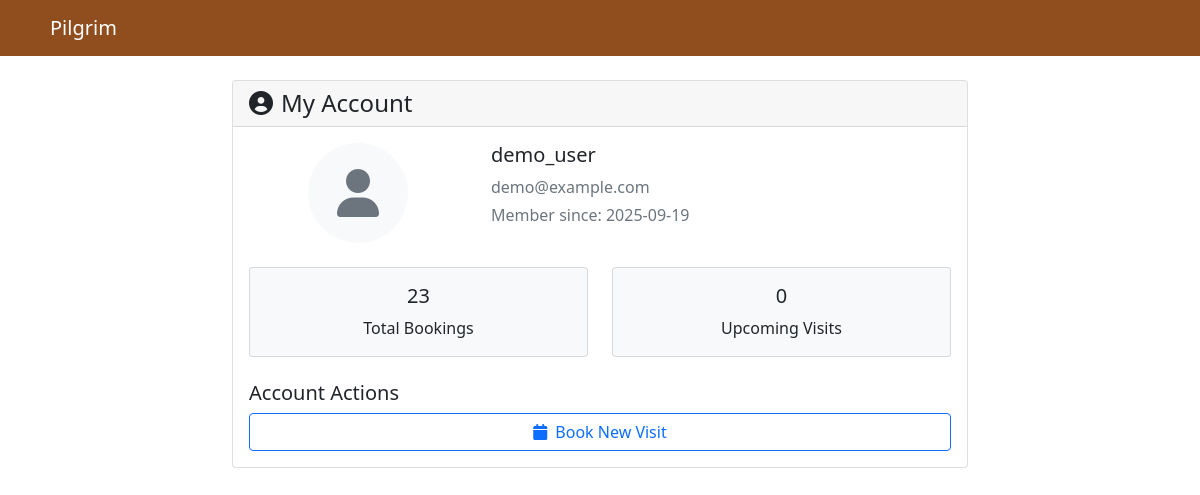
/my-account (signed in), run on an earlier commit of the app's database.
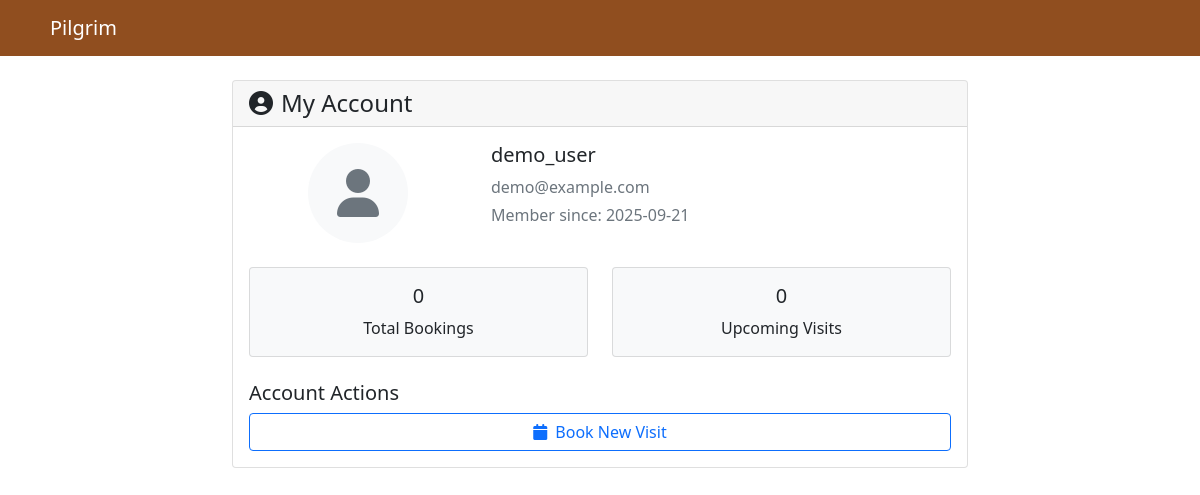
And on a later commit of the database.
### tables this page shows
CREATE TABLE users (
            id INTEGER PRIMARY KEY AUTOINCREMENT,
            username TEXT UNIQUE NOT NULL,
            email TEXT UNIQUE NOT NULL,
            password_hash TEXT,
            created_at TEXT
        );

### app.py (the view)
@app.route('/my-account')
@login_required
def my_account():
    conn = sqlite3.connect('pilgrim.db')
    cursor = conn.cursor()
    cursor.execute('SELECT username, email, created_at FROM users WHERE id = ?', (session['user_id'],))
    user_data = cursor.fetchone()
    cursor.execute('SELECT COUNT(*) FROM bookings WHERE user_id = ?', (session['user_id'],))
    booking_count = cursor.fetchone()[0]
    cursor.execute('SELECT COUNT(*) FROM visitors WHERE user_id = ?', (session['user_id'],))
    visitor_count = cursor.fetchone()[0]
    conn.close()
    return render_template('my_account.html',
                         user_data=user_data,
                         booking_count=booking_count,
                         visitor_count=visitor_count)

### app.py (called while the page is built)
def login_required(f):
    @wraps(f)
    def decorated_function(*args, **kwargs):
        if 'user_id' not in session:
            if request.is_json or request.headers.get('X-Requested-With') == 'XMLHttpRequest':
                return jsonify({"success": False, "message": "Login required"}), 401
            flash("Please login first", "error")
            return redirect(url_for('index'))
        return f(*args, **kwargs)
    return decorated_function

### templates/my_account.html (shortened to what this page needs)
<!DOCTYPE html>
<html>
<head>
    <link href="https://cdn.jsdelivr.net/npm/bootstrap@5.1.3/dist/css/bootstrap.min.css" rel="stylesheet">
    <link rel="stylesheet" href="https://cdnjs.cloudflare.com/ajax/libs/font-awesome/6.0.0/css/all.min.css">
</head>
<body>
    <nav class="navbar navbar-expand-lg navbar-light" style="background: rgba(139, 69, 19, 0.95);">
        <div class="container">
            <a class="navbar-brand text-white" href="{{ url_for('user_dashboard') }}">
                Pilgrim
            </a>
        </div>
    </nav>
    <div class="container mt-4">
        <div class="row justify-content-center">
            <div class="col-md-8">
                <div class="card">
                    <div class="card-header">
                        <h4 class="mb-0"><i class="fas fa-user-circle me-2"></i>My Account</h4>
                    </div>
                    <div class="card-body">
                        <div class="row mb-4">
                            <div class="col-md-4 text-center">
                                <div class="bg-light rounded-circle d-flex align-items-center justify-content-center mx-auto" style="width: 100px; height: 100px;">
                                    <i class="fas fa-user fa-3x text-secondary"></i>
                                </div>
                            </div>
                            <div class="col-md-8">
                                <h5>{{ user_data[0] }}</h5>
                                <p class="text-muted mb-1">{{ user_data[1] }}</p>
                                <p class="text-muted">Member since: {{ user_data[2][:10] }}</p>
                            </div>
                        </div>
                        <div class="row">
                            <div class="col-md-6">
                                <div class="card bg-light">
                                    <div class="card-body text-center">
                                        <h5 class="card-title">{{ booking_count }}</h5>
                                        <p class="card-text">Total Bookings</p>
                                    </div>
                                </div>
                            </div>
                            <div class="col-md-6">
                                <div class="card bg-light">
                                    <div class="card-body text-center">
                                        <h5 class="card-title">0</h5>
                                        <p class="card-text">Upcoming Visits</p>
                                    </div>
                                </div>
                            </div>
                        </div>
                        <div class="mt-4">
                            <h5>Account Actions</h5>
                            <div class="d-grid gap-2">
                                <a href="{{ url_for('user_dashboard') }}" class="btn btn-outline-primary">
                                    <i class="fas fa-calendar me-2"></i>Book New Visit
                                </a>
                            </div>
                        </div>
                    </div>
                </div>
            </div>
        </div>
    </div>
</body>
</html>

What changed in the data, as far as the page shows it:
changed users "demo_user": created_at "2025-09-19" → "2025-09-21"
Also different on the page:
{{ booking_count }}: "23" → "0"
